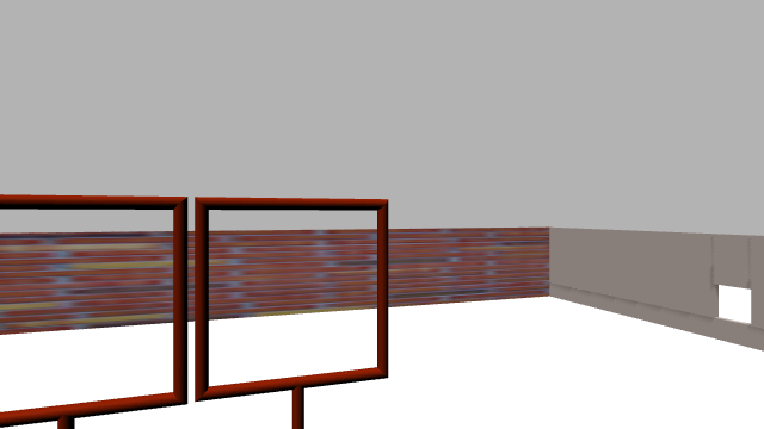
#> input picture vision_scripts/images/gate2.png, 764 x 429 px
$ python cornerDetection.py
#> lines starting #> are read from the running program, lines starting #| are printed output that depends on the picture; after the words box and inside, x2 and y2 are one past the last pixel; in counts of white or black regions, pixels touching at a corner belong together
import cv2
import numpy as np
from time import time as tm
filename = 'images/gate2.png'
img = cv2.imread(filename)
#> img is the input picture: shape (429, 764, 3); mean B, G, R 169.9, 171.1, 179.1

start = tm()
gray = cv2.cvtColor(img,cv2.COLOR_BGR2GRAY)
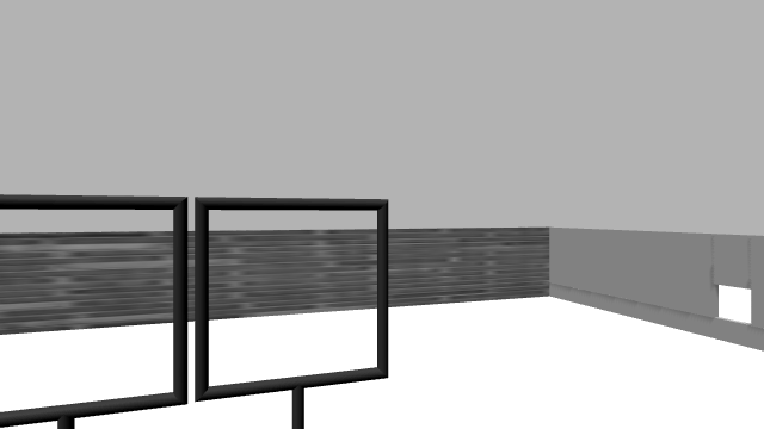
#> gray: shape (429, 764); min 0, max 255, mean 173.4

gray = np.float32(gray)
dst = cv2.cornerHarris(gray,2,3,0.04)
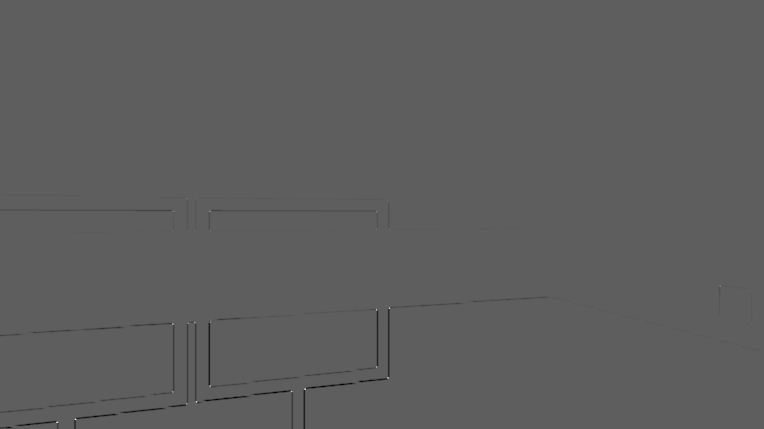
#> dst: shape (429, 764) float32; min -148741360, max 251376352, mean -499918.7; drawn with min black and max white

#result is dilated for marking the corners, not important
#dst = cv2.dilate(dst,None)

# Threshold for an optimal value, it may vary depending on the image.
img[dst>0.01*dst.max()]=[0,255,0]
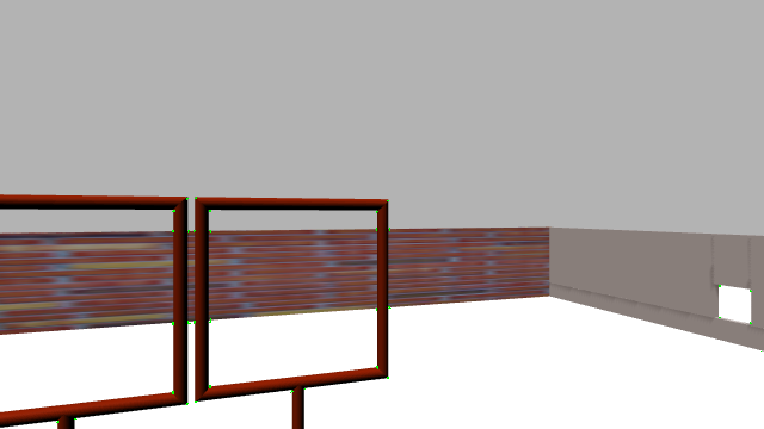
#> img: shape (429, 764, 3); 0.04% of pixels changed, all inside (x1, y1, x2, y2) = (56, 197, 762, 423)
print("Corner detection time: {} s".format(tm() - start))
cv2.imshow('dst',img)
if cv2.waitKey(0) & 0xff == 27:
#> (key Esc is pressed here)
    cv2.destroyAllWindows()

$ run again, with vision_scripts/images/gate1.png copied over vision_scripts/images/gate2.png
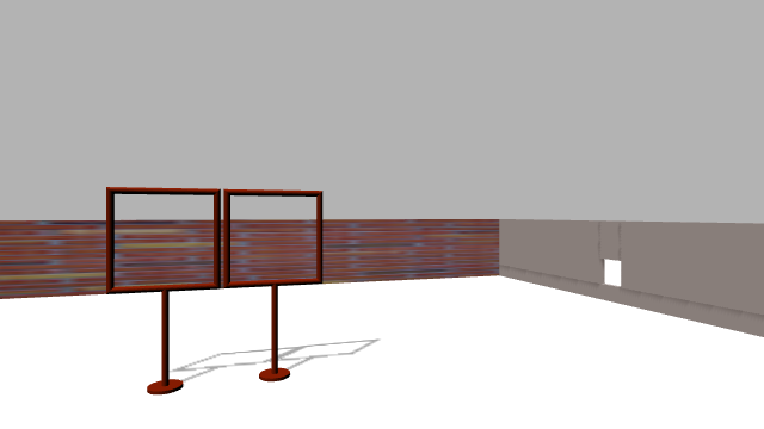
#> input picture vision_scripts/images/gate1.png, 764 x 429 px
#> img is the input picture: shape (429, 764, 3); mean B, G, R 184.4, 185.1, 190.2
#> `dst = cv2.cornerHarris(gray,2,3,0.04)`:
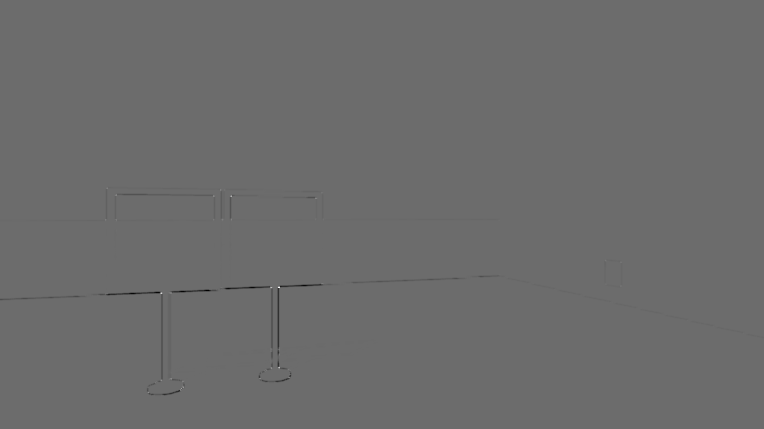
#> dst: shape (429, 764) float32; min -169130016, max 229412544, mean -270264.8; drawn with min black and max white
#> `img[dst>0.01*dst.max()]=[0,255,0]`:
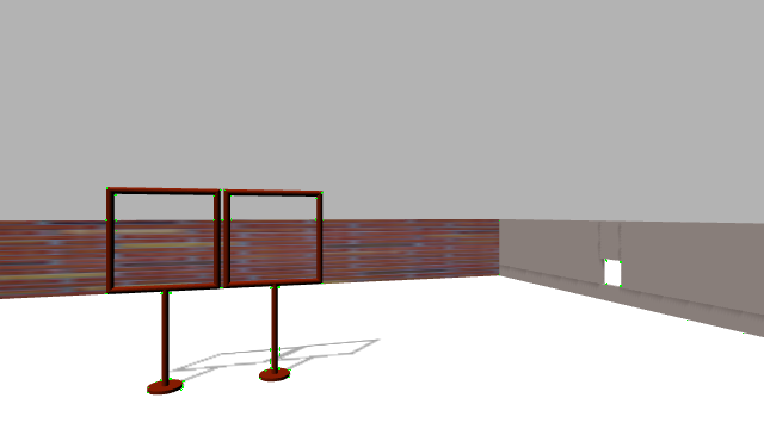
#> img: shape (429, 764, 3); 0.05% of pixels changed, all inside (x1, y1, x2, y2) = (105, 187, 744, 393)

$ run again, with vision_scripts/images/gate3.png copied over vision_scripts/images/gate2.png
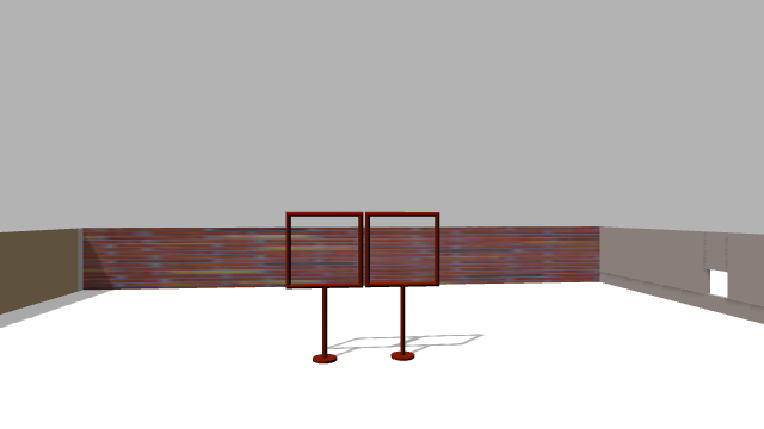
#> input picture vision_scripts/images/gate3.png, 764 x 429 px
#> img is the input picture: shape (429, 764, 3); mean B, G, R 186.9, 187.6, 191.8
#> `dst = cv2.cornerHarris(gray,2,3,0.04)`:
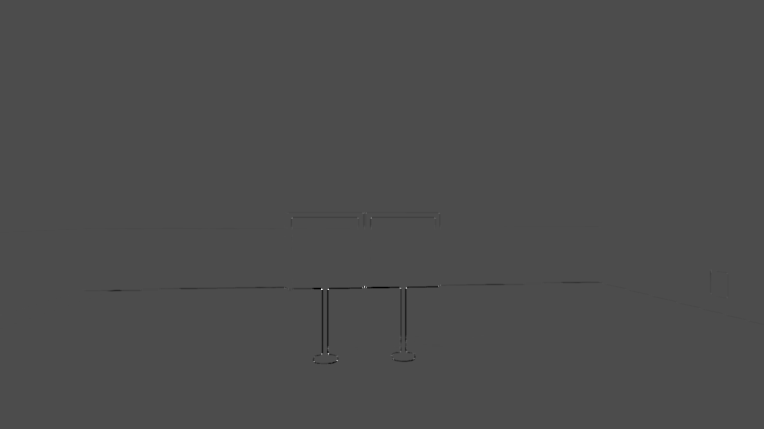
#> dst: shape (429, 764) float32; min -143474880, max 333000896, mean -220121.1; drawn with min black and max white
#> `img[dst>0.01*dst.max()]=[0,255,0]`:
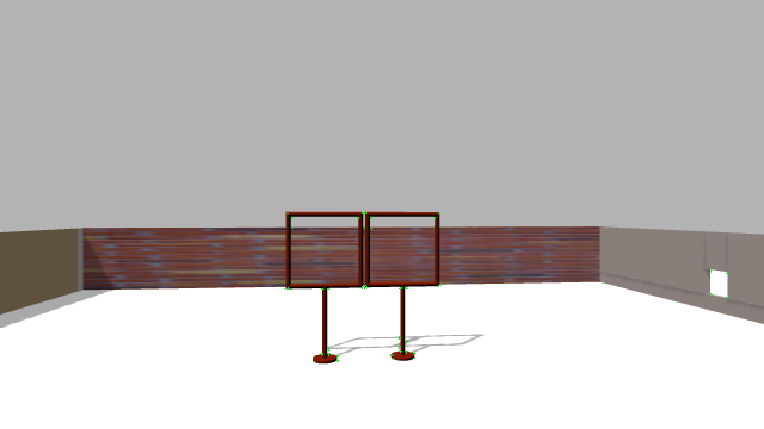
#> img: shape (429, 764, 3); 0.05% of pixels changed, all inside (x1, y1, x2, y2) = (284, 212, 728, 362)

$ run again, with vision_scripts/images/gate_far1.png copied over vision_scripts/images/gate2.png
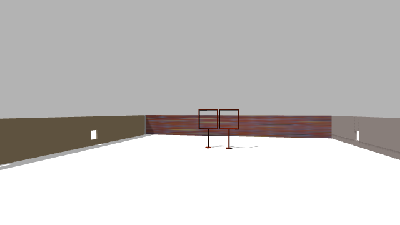
#> input picture vision_scripts/images/gate_far1.png, 400 x 225 px
#> img is the input picture: shape (225, 400, 3); mean B, G, R 193.5, 194.7, 197.1
#> `dst = cv2.cornerHarris(gray,2,3,0.04)`:
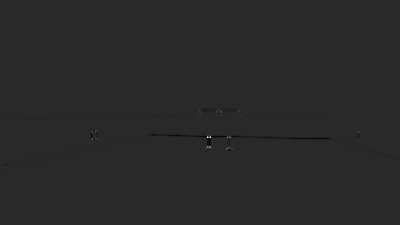
#> dst: shape (225, 400) float32; min -53912984, max 278734272, mean -113714; drawn with min black and max white
#> `img[dst>0.01*dst.max()]=[0,255,0]`:
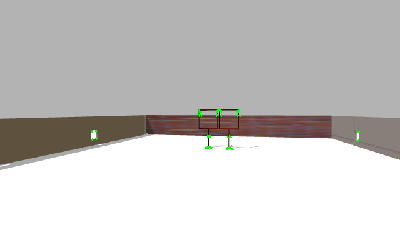
#> img: shape (225, 400, 3); 0.16% of pixels changed, all inside (x1, y1, x2, y2) = (91, 109, 360, 150)
